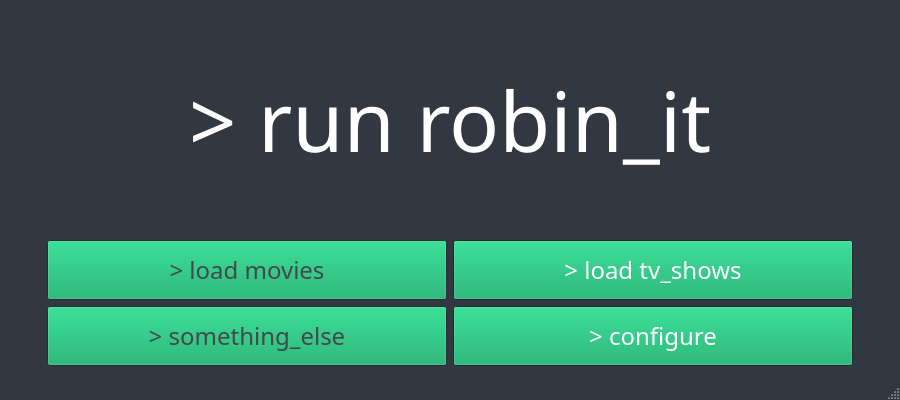
<?xml version="1.0" encoding="UTF-8"?>
<ui version="4.0">
 <class>mainwindow</class>
 <widget class="QMainWindow" name="mainwindow">
  <property name="enabled">
   <bool>true</bool>
  </property>
  <property name="geometry">
   <rect>
    <x>0</x>
    <y>0</y>
    <width>900</width>
    <height>400</height>
   </rect>
  </property>
  <property name="palette">
   <palette>
    <active>
     <colorrole role="WindowText">
      <brush brushstyle="SolidPattern">
       <color alpha="255">
        <red>0</red>
        <green>0</green>
        <blue>0</blue>
       </color>
      </brush>
     </colorrole>
     <colorrole role="Button">
      <brush brushstyle="SolidPattern">
       <color alpha="255">
        <red>3</red>
        <green>166</green>
        <blue>98</blue>
       </color>
      </brush>
     </colorrole>
     <colorrole role="Light">
      <brush brushstyle="SolidPattern">
       <color alpha="255">
        <red>4</red>
        <green>249</green>
        <blue>147</blue>
       </color>
      </brush>
     </colorrole>
     <colorrole role="Midlight">
      <brush brushstyle="SolidPattern">
       <color alpha="255">
        <red>3</red>
        <green>207</green>
        <blue>122</blue>
       </color>
      </brush>
     </colorrole>
     <colorrole role="Dark">
      <brush brushstyle="SolidPattern">
       <color alpha="255">
        <red>67</red>
        <green>72</green>
        <blue>72</blue>
       </color>
      </brush>
     </colorrole>
     <colorrole role="Mid">
      <brush brushstyle="SolidPattern">
       <color alpha="255">
        <red>2</red>
        <green>111</green>
        <blue>65</blue>
       </color>
      </brush>
     </colorrole>
     <colorrole role="Text">
      <brush brushstyle="SolidPattern">
       <color alpha="255">
        <red>0</red>
        <green>0</green>
        <blue>0</blue>
       </color>
      </brush>
     </colorrole>
     <colorrole role="BrightText">
      <brush brushstyle="SolidPattern">
       <color alpha="255">
        <red>255</red>
        <green>255</green>
        <blue>255</blue>
       </color>
      </brush>
     </colorrole>
     <colorrole role="ButtonText">
      <brush brushstyle="SolidPattern">
       <color alpha="255">
        <red>255</red>
        <green>255</green>
        <blue>255</blue>
       </color>
      </brush>
     </colorrole>
     <colorrole role="Base">
      <brush brushstyle="SolidPattern">
       <color alpha="255">
        <red>255</red>
        <green>255</green>
        <blue>255</blue>
       </color>
      </brush>
     </colorrole>
     <colorrole role="Window">
      <brush brushstyle="SolidPattern">
       <color alpha="255">
        <red>50</red>
        <green>56</green>
        <blue>65</blue>
       </color>
      </brush>
     </colorrole>
     <colorrole role="Shadow">
      <brush brushstyle="SolidPattern">
       <color alpha="255">
        <red>0</red>
        <green>0</green>
        <blue>0</blue>
       </color>
      </brush>
     </colorrole>
     <colorrole role="AlternateBase">
      <brush brushstyle="SolidPattern">
       <color alpha="255">
        <red>129</red>
        <green>210</green>
        <blue>176</blue>
       </color>
      </brush>
     </colorrole>
     <colorrole role="ToolTipBase">
      <brush brushstyle="SolidPattern">
       <color alpha="255">
        <red>255</red>
        <green>255</green>
        <blue>220</blue>
       </color>
      </brush>
     </colorrole>
     <colorrole role="ToolTipText">
      <brush brushstyle="SolidPattern">
       <color alpha="255">
        <red>0</red>
        <green>0</green>
        <blue>0</blue>
       </color>
      </brush>
     </colorrole>
    </active>
    <inactive>
     <colorrole role="WindowText">
      <brush brushstyle="SolidPattern">
       <color alpha="255">
        <red>0</red>
        <green>0</green>
        <blue>0</blue>
       </color>
      </brush>
     </colorrole>
     <colorrole role="Button">
      <brush brushstyle="SolidPattern">
       <color alpha="255">
        <red>3</red>
        <green>166</green>
        <blue>98</blue>
       </color>
      </brush>
     </colorrole>
     <colorrole role="Light">
      <brush brushstyle="SolidPattern">
       <color alpha="255">
        <red>4</red>
        <green>249</green>
        <blue>147</blue>
       </color>
      </brush>
     </colorrole>
     <colorrole role="Midlight">
      <brush brushstyle="SolidPattern">
       <color alpha="255">
        <red>3</red>
        <green>207</green>
        <blue>122</blue>
       </color>
      </brush>
     </colorrole>
     <colorrole role="Dark">
      <brush brushstyle="SolidPattern">
       <color alpha="255">
        <red>67</red>
        <green>72</green>
        <blue>72</blue>
       </color>
      </brush>
     </colorrole>
     <colorrole role="Mid">
      <brush brushstyle="SolidPattern">
       <color alpha="255">
        <red>2</red>
        <green>111</green>
        <blue>65</blue>
       </color>
      </brush>
     </colorrole>
     <colorrole role="Text">
      <brush brushstyle="SolidPattern">
       <color alpha="255">
        <red>0</red>
        <green>0</green>
        <blue>0</blue>
       </color>
      </brush>
     </colorrole>
     <colorrole role="BrightText">
      <brush brushstyle="SolidPattern">
       <color alpha="255">
        <red>255</red>
        <green>255</green>
        <blue>255</blue>
       </color>
      </brush>
     </colorrole>
     <colorrole role="ButtonText">
      <brush brushstyle="SolidPattern">
       <color alpha="255">
        <red>255</red>
        <green>255</green>
        <blue>255</blue>
       </color>
      </brush>
     </colorrole>
     <colorrole role="Base">
      <brush brushstyle="SolidPattern">
       <color alpha="255">
        <red>255</red>
        <green>255</green>
        <blue>255</blue>
       </color>
      </brush>
     </colorrole>
     <colorrole role="Window">
      <brush brushstyle="SolidPattern">
       <color alpha="255">
        <red>50</red>
        <green>56</green>
        <blue>65</blue>
       </color>
      </brush>
     </colorrole>
     <colorrole role="Shadow">
      <brush brushstyle="SolidPattern">
       <color alpha="255">
        <red>0</red>
        <green>0</green>
        <blue>0</blue>
       </color>
      </brush>
     </colorrole>
     <colorrole role="AlternateBase">
      <brush brushstyle="SolidPattern">
       <color alpha="255">
        <red>129</red>
        <green>210</green>
        <blue>176</blue>
       </color>
      </brush>
     </colorrole>
     <colorrole role="ToolTipBase">
      <brush brushstyle="SolidPattern">
       <color alpha="255">
        <red>255</red>
        <green>255</green>
        <blue>220</blue>
       </color>
      </brush>
     </colorrole>
     <colorrole role="ToolTipText">
      <brush brushstyle="SolidPattern">
       <color alpha="255">
        <red>0</red>
        <green>0</green>
        <blue>0</blue>
       </color>
      </brush>
     </colorrole>
    </inactive>
    <disabled>
     <colorrole role="WindowText">
      <brush brushstyle="SolidPattern">
       <color alpha="255">
        <red>67</red>
        <green>72</green>
        <blue>72</blue>
       </color>
      </brush>
     </colorrole>
     <colorrole role="Button">
      <brush brushstyle="SolidPattern">
       <color alpha="255">
        <red>3</red>
        <green>166</green>
        <blue>98</blue>
       </color>
      </brush>
     </colorrole>
     <colorrole role="Light">
      <brush brushstyle="SolidPattern">
       <color alpha="255">
        <red>4</red>
        <green>249</green>
        <blue>147</blue>
       </color>
      </brush>
     </colorrole>
     <colorrole role="Midlight">
      <brush brushstyle="SolidPattern">
       <color alpha="255">
        <red>3</red>
        <green>207</green>
        <blue>122</blue>
       </color>
      </brush>
     </colorrole>
     <colorrole role="Dark">
      <brush brushstyle="SolidPattern">
       <color alpha="255">
        <red>67</red>
        <green>72</green>
        <blue>72</blue>
       </color>
      </brush>
     </colorrole>
     <colorrole role="Mid">
      <brush brushstyle="SolidPattern">
       <color alpha="255">
        <red>2</red>
        <green>111</green>
        <blue>65</blue>
       </color>
      </brush>
     </colorrole>
     <colorrole role="Text">
      <brush brushstyle="SolidPattern">
       <color alpha="255">
        <red>67</red>
        <green>72</green>
        <blue>72</blue>
       </color>
      </brush>
     </colorrole>
     <colorrole role="BrightText">
      <brush brushstyle="SolidPattern">
       <color alpha="255">
        <red>255</red>
        <green>255</green>
        <blue>255</blue>
       </color>
      </brush>
     </colorrole>
     <colorrole role="ButtonText">
      <brush brushstyle="SolidPattern">
       <color alpha="255">
        <red>67</red>
        <green>72</green>
        <blue>72</blue>
       </color>
      </brush>
     </colorrole>
     <colorrole role="Base">
      <brush brushstyle="SolidPattern">
       <color alpha="255">
        <red>50</red>
        <green>56</green>
        <blue>65</blue>
       </color>
      </brush>
     </colorrole>
     <colorrole role="Window">
      <brush brushstyle="SolidPattern">
       <color alpha="255">
        <red>50</red>
        <green>56</green>
        <blue>65</blue>
       </color>
      </brush>
     </colorrole>
     <colorrole role="Shadow">
      <brush brushstyle="SolidPattern">
       <color alpha="255">
        <red>0</red>
        <green>0</green>
        <blue>0</blue>
       </color>
      </brush>
     </colorrole>
     <colorrole role="AlternateBase">
      <brush brushstyle="SolidPattern">
       <color alpha="255">
        <red>3</red>
        <green>166</green>
        <blue>98</blue>
       </color>
      </brush>
     </colorrole>
     <colorrole role="ToolTipBase">
      <brush brushstyle="SolidPattern">
       <color alpha="255">
        <red>255</red>
        <green>255</green>
        <blue>220</blue>
       </color>
      </brush>
     </colorrole>
     <colorrole role="ToolTipText">
      <brush brushstyle="SolidPattern">
       <color alpha="255">
        <red>0</red>
        <green>0</green>
        <blue>0</blue>
       </color>
      </brush>
     </colorrole>
    </disabled>
   </palette>
  </property>
  <property name="font">
   <font>
    <family>Hack</family>
    <italic>true</italic>
   </font>
  </property>
  <property name="windowTitle">
   <string notr="true">Robin_it_v0.1</string>
  </property>
  <property name="windowIcon">
   <iconset resource="resources.qrc">
    <normaloff>:/resources/images/robinit.ico</normaloff>
    <disabledoff>:/resources/images/robinit_desaturated.ico</disabledoff>
    <disabledon>:/resources/images/robinit_desaturated.ico</disabledon>:/resources/images/robinit.ico</iconset>
  </property>
  <widget class="QWidget" name="centralwidget">
   <layout class="QGridLayout" name="gridLayout_2">
    <item row="0" column="0">
     <widget class="QLabel" name="robin_label">
      <property name="enabled">
       <bool>true</bool>
      </property>
      <property name="palette">
       <palette>
        <active>
         <colorrole role="WindowText">
          <brush brushstyle="SolidPattern">
           <color alpha="255">
            <red>255</red>
            <green>255</green>
            <blue>255</blue>
           </color>
          </brush>
         </colorrole>
        </active>
        <inactive>
         <colorrole role="WindowText">
          <brush brushstyle="SolidPattern">
           <color alpha="255">
            <red>255</red>
            <green>255</green>
            <blue>255</blue>
           </color>
          </brush>
         </colorrole>
        </inactive>
        <disabled>
         <colorrole role="WindowText">
          <brush brushstyle="SolidPattern">
           <color alpha="255">
            <red>67</red>
            <green>72</green>
            <blue>72</blue>
           </color>
          </brush>
         </colorrole>
        </disabled>
       </palette>
      </property>
      <property name="font">
       <font>
        <family>Roboto Mono Medium for Powerline</family>
        <pointsize>62</pointsize>
        <italic>false</italic>
       </font>
      </property>
      <property name="text">
       <string>&gt; run robin_it</string>
      </property>
      <property name="alignment">
       <set>Qt::AlignCenter</set>
      </property>
     </widget>
    </item>
    <item row="1" column="0">
     <layout class="QGridLayout" name="gridLayout">
      <property name="sizeConstraint">
       <enum>QLayout::SetMinAndMaxSize</enum>
      </property>
      <property name="leftMargin">
       <number>30</number>
      </property>
      <property name="topMargin">
       <number>3</number>
      </property>
      <property name="rightMargin">
       <number>30</number>
      </property>
      <property name="bottomMargin">
       <number>3</number>
      </property>
      <item row="0" column="1">
       <widget class="QPushButton" name="shows_button">
        <property name="sizePolicy">
         <sizepolicy hsizetype="Expanding" vsizetype="Expanding">
          <horstretch>0</horstretch>
          <verstretch>0</verstretch>
         </sizepolicy>
        </property>
        <property name="minimumSize">
         <size>
          <width>400</width>
          <height>60</height>
         </size>
        </property>
        <property name="maximumSize">
         <size>
          <width>400</width>
          <height>60</height>
         </size>
        </property>
        <property name="palette">
         <palette>
          <active>
           <colorrole role="WindowText">
            <brush brushstyle="SolidPattern">
             <color alpha="255">
              <red>255</red>
              <green>255</green>
              <blue>255</blue>
             </color>
            </brush>
           </colorrole>
          </active>
          <inactive>
           <colorrole role="WindowText">
            <brush brushstyle="SolidPattern">
             <color alpha="255">
              <red>255</red>
              <green>255</green>
              <blue>255</blue>
             </color>
            </brush>
           </colorrole>
          </inactive>
          <disabled>
           <colorrole role="WindowText">
            <brush brushstyle="SolidPattern">
             <color alpha="255">
              <red>1</red>
              <green>83</green>
              <blue>49</blue>
             </color>
            </brush>
           </colorrole>
          </disabled>
         </palette>
        </property>
        <property name="font">
         <font>
          <family>Hack</family>
          <pointsize>18</pointsize>
          <italic>false</italic>
         </font>
        </property>
        <property name="focusPolicy">
         <enum>Qt::WheelFocus</enum>
        </property>
        <property name="text">
         <string>&gt; load tv_shows</string>
        </property>
       </widget>
      </item>
      <item row="0" column="0">
       <widget class="QPushButton" name="movies_button">
        <property name="enabled">
         <bool>false</bool>
        </property>
        <property name="sizePolicy">
         <sizepolicy hsizetype="Expanding" vsizetype="Expanding">
          <horstretch>0</horstretch>
          <verstretch>0</verstretch>
         </sizepolicy>
        </property>
        <property name="minimumSize">
         <size>
          <width>400</width>
          <height>60</height>
         </size>
        </property>
        <property name="maximumSize">
         <size>
          <width>400</width>
          <height>60</height>
         </size>
        </property>
        <property name="font">
         <font>
          <pointsize>18</pointsize>
          <italic>false</italic>
         </font>
        </property>
        <property name="focusPolicy">
         <enum>Qt::WheelFocus</enum>
        </property>
        <property name="text">
         <string>&gt; load movies</string>
        </property>
       </widget>
      </item>
      <item row="1" column="0">
       <widget class="QPushButton" name="other">
        <property name="enabled">
         <bool>false</bool>
        </property>
        <property name="sizePolicy">
         <sizepolicy hsizetype="Expanding" vsizetype="Expanding">
          <horstretch>0</horstretch>
          <verstretch>0</verstretch>
         </sizepolicy>
        </property>
        <property name="minimumSize">
         <size>
          <width>400</width>
          <height>60</height>
         </size>
        </property>
        <property name="maximumSize">
         <size>
          <width>400</width>
          <height>60</height>
         </size>
        </property>
        <property name="font">
         <font>
          <pointsize>18</pointsize>
          <italic>false</italic>
         </font>
        </property>
        <property name="focusPolicy">
         <enum>Qt::WheelFocus</enum>
        </property>
        <property name="text">
         <string>&gt; something_else</string>
        </property>
       </widget>
      </item>
      <item row="1" column="1">
       <widget class="QPushButton" name="config_button">
        <property name="sizePolicy">
         <sizepolicy hsizetype="Expanding" vsizetype="Expanding">
          <horstretch>0</horstretch>
          <verstretch>0</verstretch>
         </sizepolicy>
        </property>
        <property name="minimumSize">
         <size>
          <width>400</width>
          <height>60</height>
         </size>
        </property>
        <property name="maximumSize">
         <size>
          <width>400</width>
          <height>60</height>
         </size>
        </property>
        <property name="font">
         <font>
          <pointsize>18</pointsize>
          <italic>false</italic>
         </font>
        </property>
        <property name="focusPolicy">
         <enum>Qt::WheelFocus</enum>
        </property>
        <property name="text">
         <string>&gt; configure</string>
        </property>
       </widget>
      </item>
     </layout>
    </item>
   </layout>
  </widget>
  <widget class="QStatusBar" name="statusBar"/>
 </widget>
 <tabstops>
  <tabstop>robin_label</tabstop>
 </tabstops>
 <resources>
  <include location="resources.qrc"/>
 </resources>
 <connections/>
</ui>
